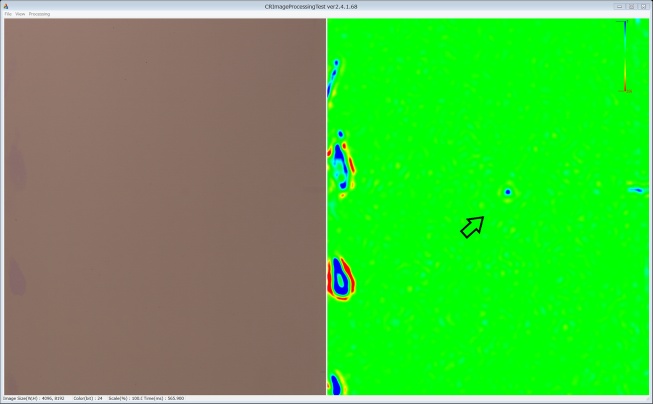
%> input picture task3/inconspicuousFlaw.png, 1305 x 807 px (shown at 1/2 size)
$ octave test.m   (GNU Octave 9; MATLAB toolbox functions it lacks are replaced by stand-ins)
%> lines starting %> are read from the running program, lines starting %| are printed output that depends on the picture
clc
clear

imgSource = imread('inconspicuousFlaw.png');
%> imgSource is the input picture: size 807x1305x3 uint8; mean R, G, B 82.1, 185, 67.4
imgSource = imgSource(40:788, 12:648, :);
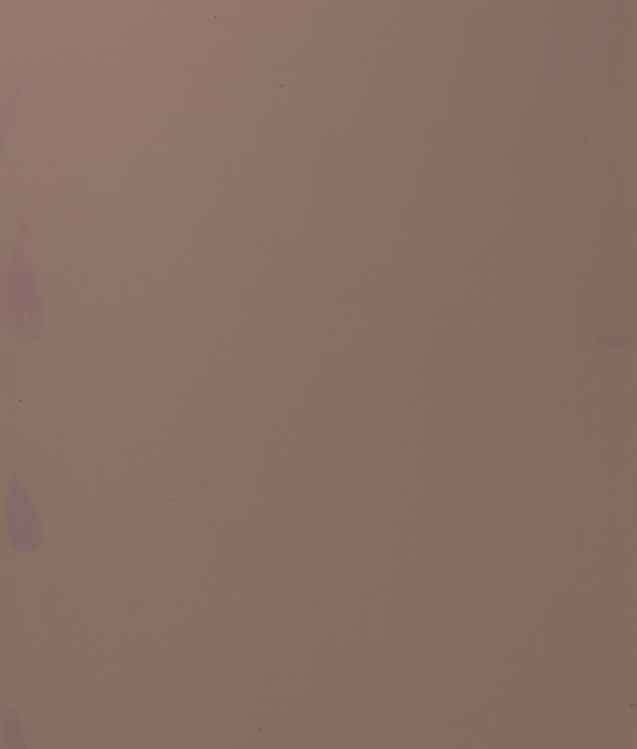
%> imgSource: size 749x637x3 uint8; mean R, G, B 136.6, 111, 99.8
img = imgSource;
[rows, cols, channels] = size(img);
%> rows = 749; cols = 637; channels = 3

%%线性均衡化
for c = 1: channels
    imgTmp = img(:, :, c);
    vMax = max(max(imgTmp));
    vMin = min(min(imgTmp));
    img(:, :, c) = (imgTmp - vMin) * (255 / (vMax - vMin));
end
%> this loop made 3 passes
%> (vMax, vMin) on passes 1 to 3: (153, 101), (124, 87), (114, 76)
%> pass 1, `imgTmp = img(:, :, c);`:
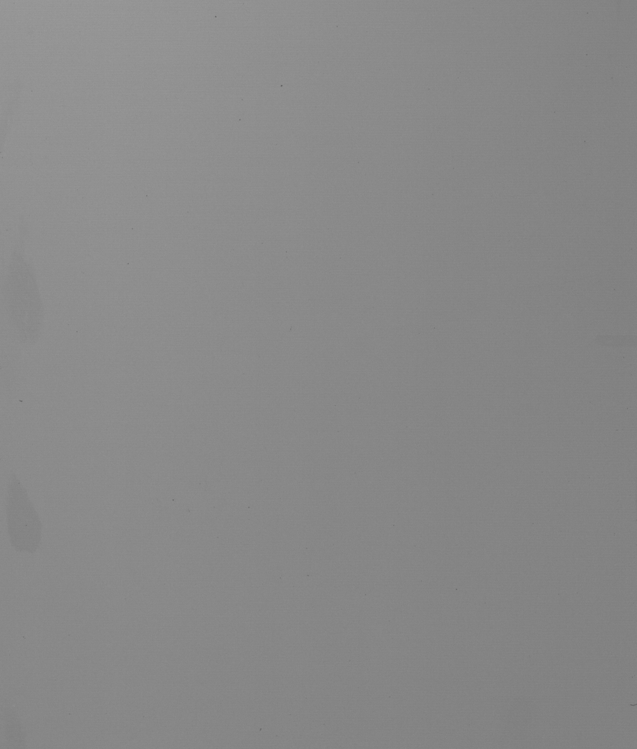
%> imgTmp: size 749x637 uint8; min 101, max 153, mean 136.6
%> pass 2, `imgTmp = img(:, :, c);`:
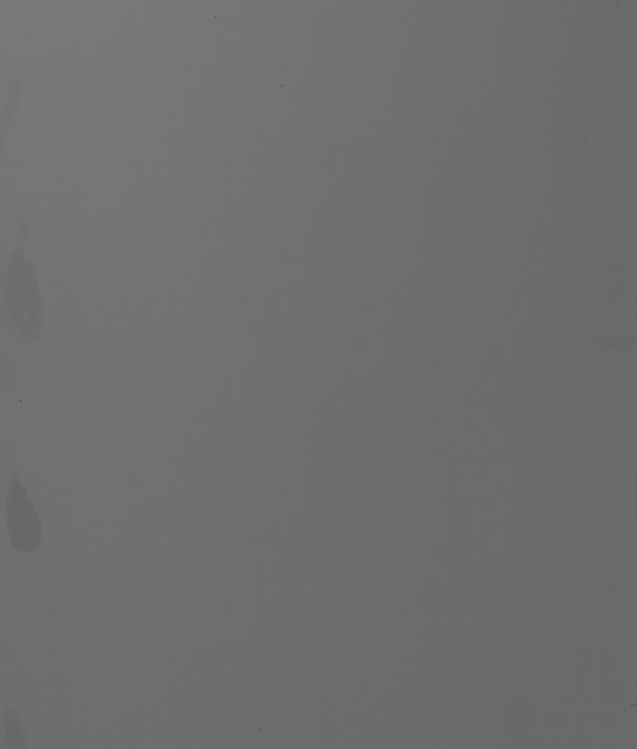
%> imgTmp: size 749x637 uint8; min 87, max 124, mean 111
%> after the loop:
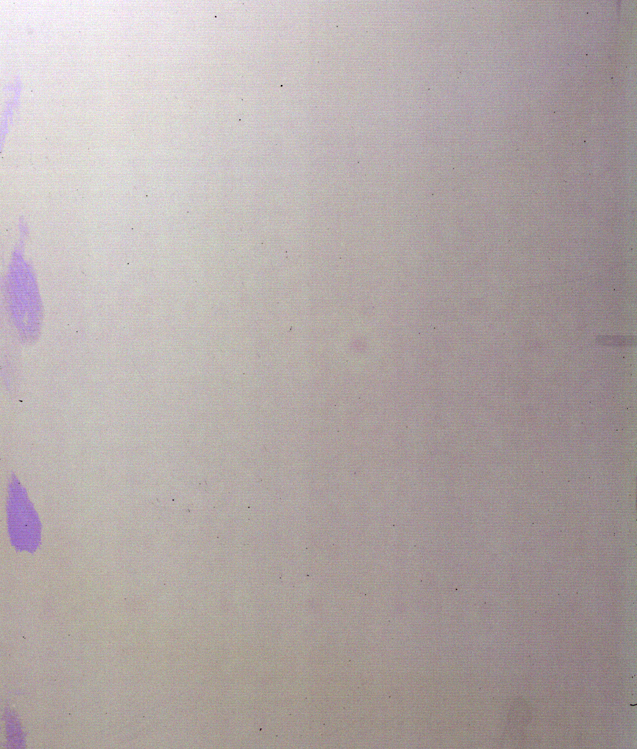
%> img: size 749x637x3 uint8; mean R, G, B 177.8, 167.8, 166.7
% imgR = img(:, :, 1);
% imgG = img(:, :, 2);
% imgB = img(:, :, 3);

figure(11);
imshow(img);

imgGray = rgb2gray(img);

h = fspecial('average', [5, 5]);
img = imfilter(img,h,'replicate');

% 局部滤波，用户定义滤波
pw = 31;
imgTmp = padarray(imgGray, [pw, pw], 'replicate');
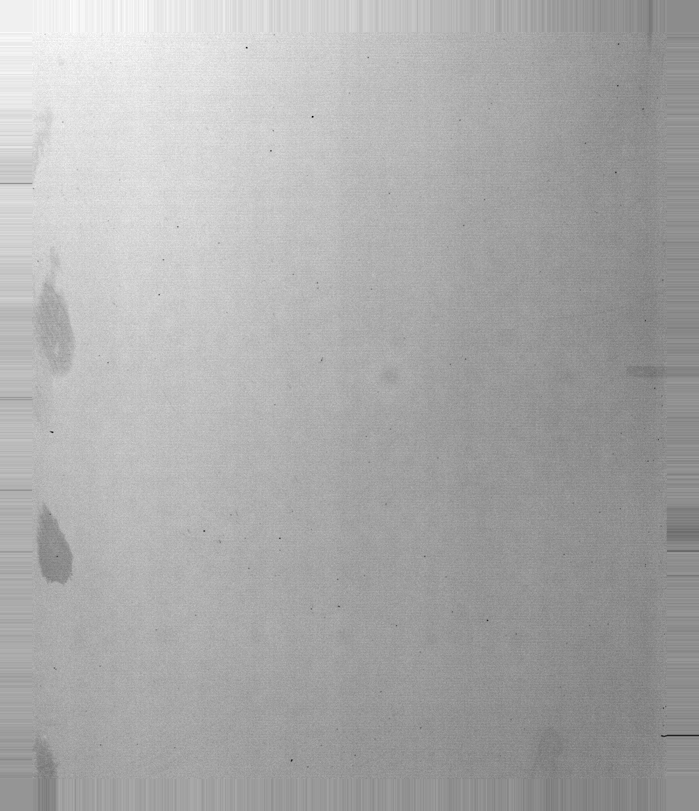
%> imgTmp: size 811x699 uint8; min 0, max 253, mean 170.4
%> (the run ends here)
